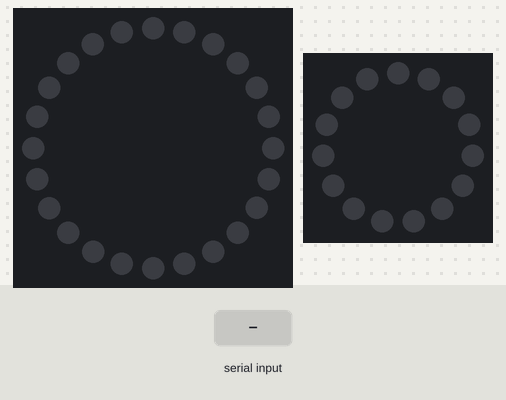
A sketch run on a simulated Arduino Mega 2560, built with avr-gcc and run on an emulated ATmega2560. On the bench: 24 RGB LEDs in a ring, first at the top, clockwise, 15 RGB LEDs in a ring, first at the top, clockwise. The test bench sets the inputs (shaded band). Dim RGB values are drawn brighter than linear.

Above: at 0.9 s.
1.0 s: "a" received over the second serial link
At 1.38 s:
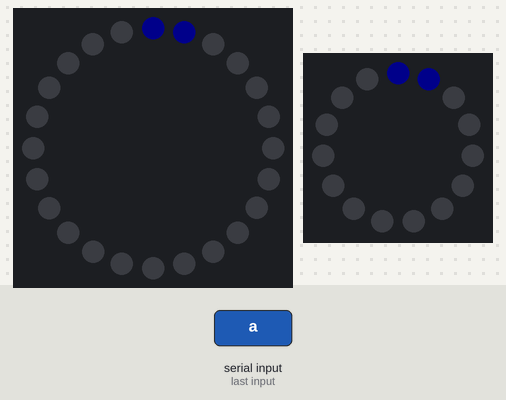
At 4.66 s:
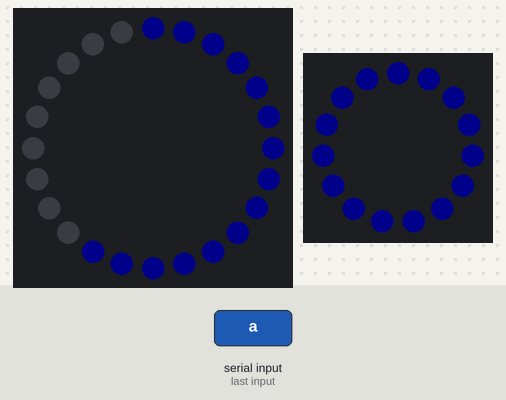

Measured:
- after the input at 1.0 s, the LEDs: first change at once (image 1 shows a later state)

The sketch:

hairband.ino
```cpp
#include <Adafruit_NeoPixel.h>
#ifdef __AVR__
  #include <avr/power.h>
#endif

#define RING_PIN 3
#define CURVE_PIN 6
#define BRIGHT 40

Adafruit_NeoPixel Ring = Adafruit_NeoPixel(24, RING_PIN, NEO_GRB + NEO_KHZ800);
Adafruit_NeoPixel Curve = Adafruit_NeoPixel(15, CURVE_PIN, NEO_GRB + NEO_KHZ800);

void setup()
{
  Serial1.begin(9600);

  while (!(Serial1.available() && Serial1.read() == 'a'));

  Ring.begin();
  Ring.setBrightness(BRIGHT);
  Ring.show();

  Curve.begin();
  Curve.setBrightness(BRIGHT);
  Curve.show();
}

void loop() {
   Clear();
   for(int y=0;y<2;y++)
   {BothBlue();
    BothOff();
   }

  for(int x=0;x<10;x++)
   {CurveBlue();
    RingBlue();
      delay(500);
    CurveOff();
    RingOff();
      delay(500);}

  WhiteAndBlue(50);
}

void RingBlue()
{for(int i=0; i<24;i++){
    Ring.setPixelColor(i,Ring.Color(0,0,70));
    Ring.show();
  }
}
void RingOff()
{for(int i=0; i<24;i++){
    Ring.setPixelColor(i,Ring.Color(0,0,0));
    Ring.show();
  }
}
void CurveBlue()
{ for(int i=0; i<15;i++){
    Curve.setPixelColor(i,Curve.Color(0,0,70));
    Curve.show();
 }
}
void CurveOff()//turn all LED of the Curve Off
{ for(int i=0; i<15;i++){
    Curve.setPixelColor(i,Curve.Color(0,0,0));
    Curve.show();
 }
}
void BothBlue()//Make Both LED blue in order
{ for(int i=0; i<24;i++){
    if(i<15)
    { Ring.setPixelColor(i,Ring.Color(0,0,70));
      Curve.setPixelColor(i,Curve.Color(0,0,70));
      Curve.show();
      Ring.show();
    }
    else
    { Ring.setPixelColor(i,Ring.Color(0,0,70));
      Ring.show();
    }
    delay(250);
  }
}
void BothOff()//turn off the Both LED in backward order
{ for(int i=23; i>=0;i--){
    if(i>15)
    { Ring.setPixelColor(i,Ring.Color(0,0,0));
      Ring.show();
    }
    else
    {
      Ring.setPixelColor(i,Ring.Color(0,0,0));
      Curve.setPixelColor(i,Curve.Color(0,0,0));
      Curve.show();
      Ring.show();
    }
    delay(250);
  }
}
void WhiteAndBlue(int num)//flashes White and Blue
{ for(int x=0; x<=num;x++)
    { if(x%2==0)//if even times
         {for(int r=0; r<24;r++)
          { if(r%2==0)//when it's even
              Ring.setPixelColor(r,Ring.Color(70,70,70));
            else
              Ring.setPixelColor(r,Ring.Color(0,0,70));}
          for(int c=0;c<15;c++)
          {  if(c%2==0)
              Curve.setPixelColor(c,Curve.Color(70,70,70));
             else
              Curve.setPixelColor(c,Curve.Color(0,0,70));}
         }
      else
        {for(int r=0; r<24;r++)
          { if(r%2==1)//when it's even
              Ring.setPixelColor(r,Ring.Color(70,70,70));
            else
              Ring.setPixelColor(r,Ring.Color(0,0,70));}
          for(int c=0;c<15;c++)
          {  if(c%2==1)
              Curve.setPixelColor(c,Curve.Color(70,70,70));
             else
              Curve.setPixelColor(c,Curve.Color(0,0,70));}
         }
        Ring.show();
        Curve.show();
        delay(500);
     }
}
void Clear()
{
  for(int r=0; r<24; r++)
  {Ring.setPixelColor(r,Ring.Color(0,0,0));}
   Ring.show();
 for(int c=0; c<24;c++)
  {Curve.setPixelColor(c,Curve.Color(0,0,0));}
   Curve.show();
}
```
